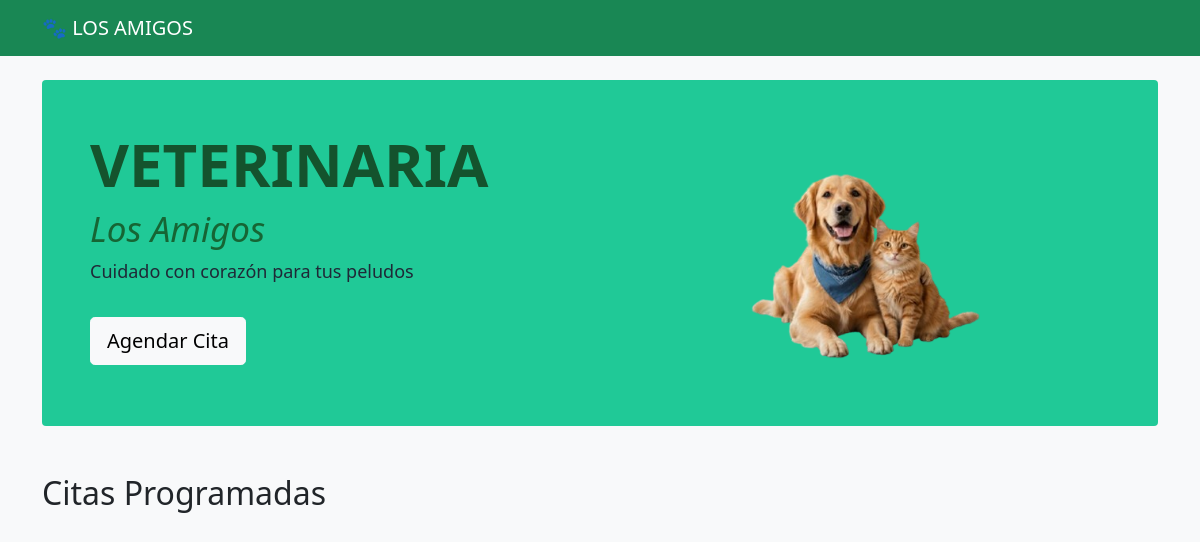
Before: / with the older database file.
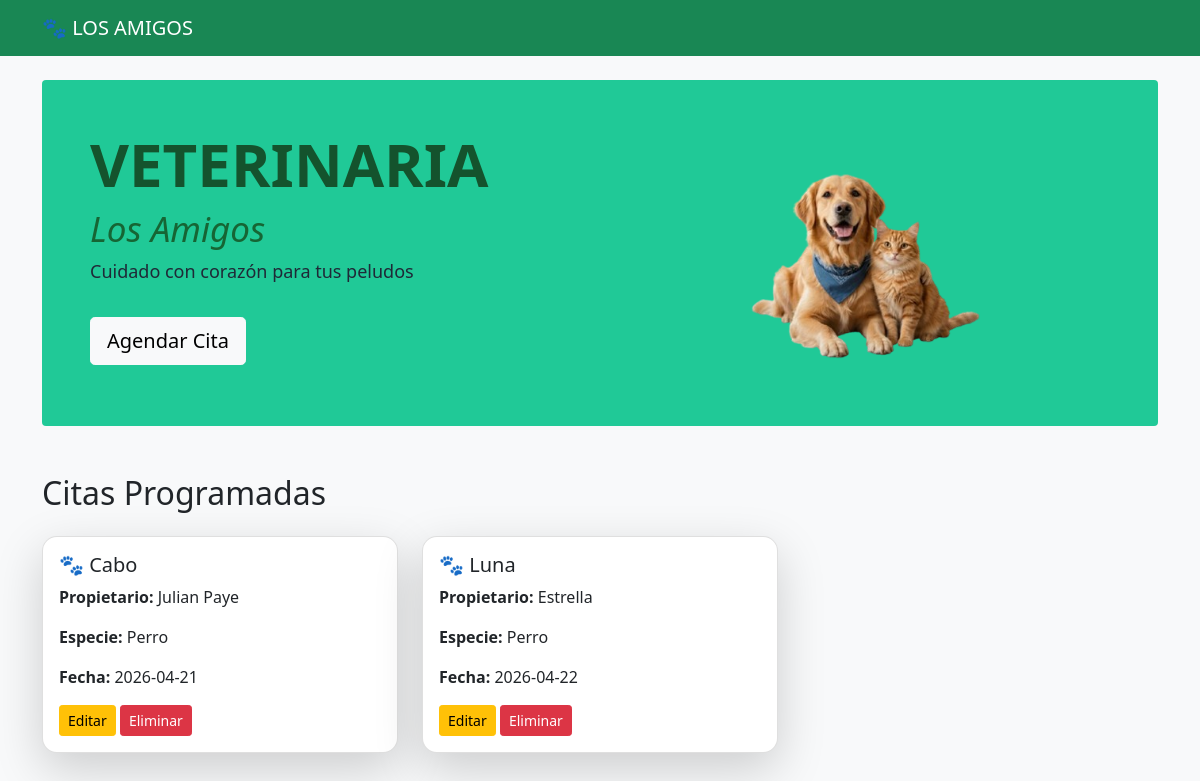
After: the same page with the newer database file.
### tables this page shows
CREATE TABLE pacientes (
        id INTEGER PRIMARY KEY AUTOINCREMENT,
        mascota TEXT NOT NULL,
        propietario TEXT NOT NULL,
        especie TEXT,
        fecha TEXT NOT NULL
    );

### app.py (the view)
@app.route("/")
def index():
    conn = conectar()
    cursor = conn.cursor()
    cursor.execute("SELECT * FROM pacientes")
    citas = cursor.fetchall()
    conn.close()
    return render_template("index.html", citas=citas)

### app.py (called while the page is built)
def conectar():
    return sqlite3.connect("citas.db")

### templates/index.html (shortened to what this page needs)
<!DOCTYPE html>
<html>
<head>
    <link href="https://cdn.jsdelivr.net/npm/bootstrap@5.0.2/dist/css/bootstrap.min.css" rel="stylesheet">
</head>
<body>
<nav class="navbar navbar-expand-lg navbar-dark bg-success">
  <div class="container">
    <a class="navbar-brand">🐾 LOS AMIGOS</a>
  </div>
</nav>
<div class="container mt-4">
  <div class="p-5 rounded" style="background-color:#20c997;">
    <div class="row">
        <div class="col-md-6">
    <h1 style="
        font-size: 60px;
        font-weight: bold;
        text-transform: uppercase;
        color: #14532d; /* verde fuerte elegante */
    ">
        Veterinaria
    </h1>
    <h2 style="
        font-size: 35px;
        font-style: italic;
        color: #166534;
    ">
        Los Amigos
    </h2>
    <p style="
        font-size: 18px;
        color: #1f2937;
    ">
        Cuidado con corazón para tus peludos
    </p>
    <a href="/agendar" class="btn btn-light btn-lg mt-3">
        Agendar Cita
    </a>
</div>
      <div class="col-md-6 text-center">
        <img src="{{ url_for('static', filename='img/imagen1.png') }}"
             class="img-fluid"
             style="max-height: 250px;">
      </div>
    </div>
  </div>
</div>
<div class="container mt-5">
  <h2>Citas Programadas</h2>
  <div class="row">
    {% for c in citas %}
    <div class="col-md-4">
      <div class="card shadow-lg mt-3">
        <div class="card-body">
          <h5 class="card-title">🐾 {{ c[1] }}</h5>
          <p><strong>Propietario:</strong> {{ c[2] }}</p>
          <p><strong>Especie:</strong> {{ c[3] }}</p>
          <p><strong>Fecha:</strong> {{ c[4] }}</p>
          <a href="/editar/{{ c[0] }}" class="btn btn-warning btn-sm">Editar</a>
          <a href="/eliminar/{{ c[0] }}" class="btn btn-danger btn-sm">Eliminar</a>
        </div>
      </div>
    </div>
    {% endfor %}
  </div>
</div>
</body>
</html>

### templates/index.html (style rules this page uses)
body { background-color: #f8f9fa; }
.card { border-radius: 15px; }

Changed rows visible on the page:
added pacientes: mascota "Cabo", propietario "Julian Paye", especie "Perro", fecha "2026-04-21"
added pacientes: mascota "Luna", propietario "Estrella", especie "Perro", fecha "2026-04-22"
